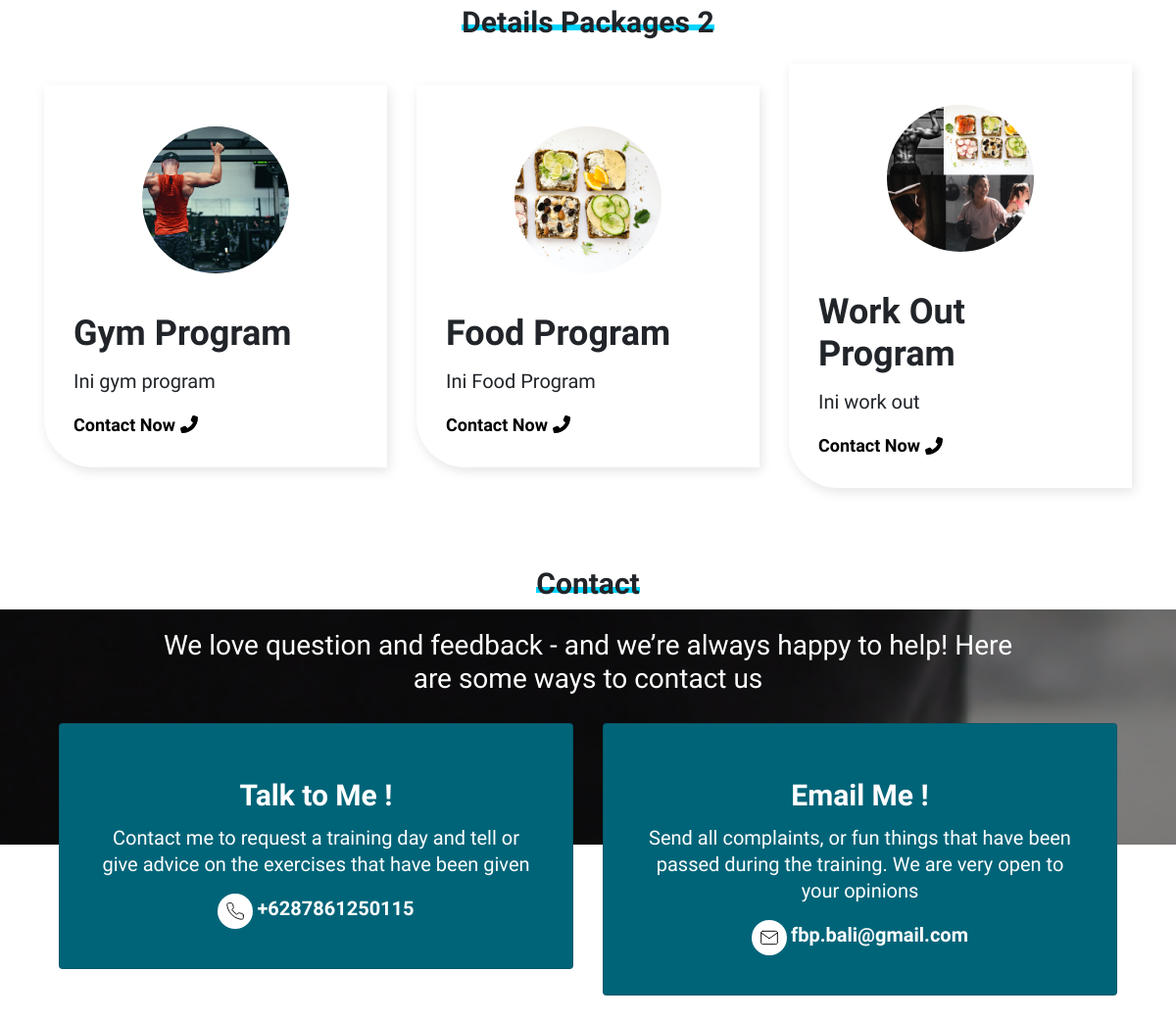
The page /home/detail_packages/15 (middle part) on the database as committed earlier.
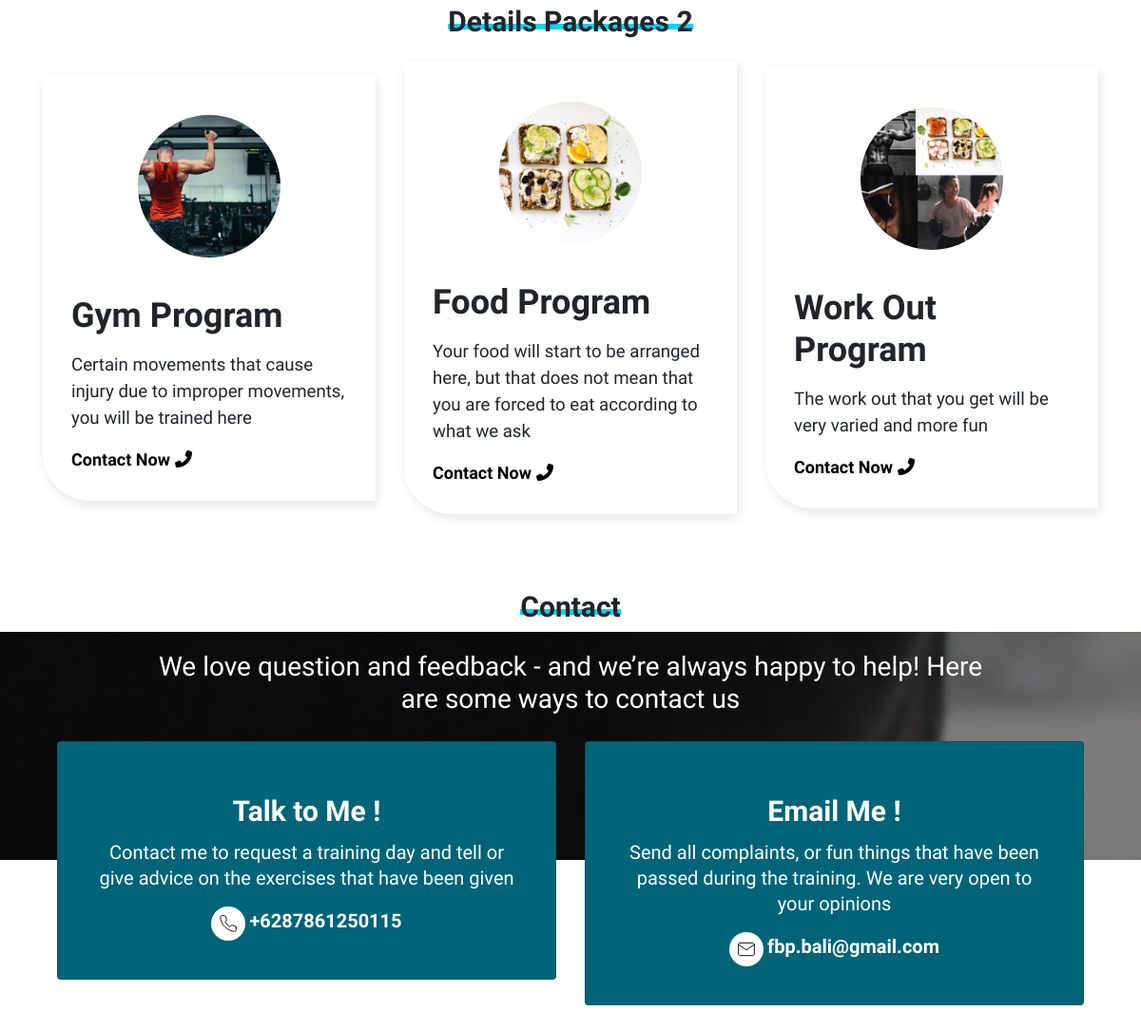
The same page on the database as committed later.
### tables this page shows
CREATE TABLE `packages_details` (
  `id` int(11) NOT NULL,
  `title_packages_details` text NOT NULL,
  `slug_details` varchar(255) NOT NULL,
  `descriptions_details` text NOT NULL,
  `photos_details` varchar(255) NOT NULL,
  `id_packages` int(11) NOT NULL
);

### app/core/Controller.php (called while the page is built, shortened)
<?php
class Controller
{
    public function view($view, $data = [])
    {
        require_once 'app/views/'. $view . '.php';
    }
    public function model($model)
    {
        return new $model;
    }
}

### app/controllers/home.php (called while the page is built, shortened)
<?php
class Home extends Controller
{
    public function detail_packages($id)
    {
        $data['title'] = 'Future Body Project - Packages Details';
        $data['set_active'] = 'our-services';
        $data['packages_details'] = $this->model("Home_model")->getDetailsPackages($id);
        $data['packages_title'] = $this->model("Home_model")->getTitlePackages($id);
        $this->view('home/detail-packages', $data);
    }
}

### app/core/App.php (called while the page is built, shortened)
<?php
class App
{
    protected $method = 'index';
    protected $params = [];
    public function __construct()
    {
        $url = $this->parseURL();
        if (file_exists('app/controllers/'. $url[0] .'.php')) {
            unset($url[0]);
        }
        $this->controller = new $this->controller;
        if (isset($url[1])) {
            if(method_exists($this->controller, $url[1])) {
                $this->method = $url[1];
                unset($url[1]);
            }
        }
        if (!empty($url)) {
            $this->params = array_values($url);
        }
        call_user_func_array([$this->controller, $this->method], $this->params);
    }
    public function parseURL()
    {
        if (isset($_GET['url'])) {
            $url = rtrim($_GET['url'], '/');
            $url = filter_var($url, FILTER_SANITIZE_URL);
            $url = explode('/', $url);
            return $url;
        }
    }
}

### index.php (called while the page is built, shortened)
<?php
$app = new App;

### app/core/Database.php (called while the page is built, shortened)
<?php
class Database
{
    private $host = DB_HOST;
    private $user = DB_USER;
    private $pass = DB_PASS;
    private $name = DB_NAME;
    private $dbh;
    private $stmt;
    public function __construct()
    {
        $dsn = 'mysql:host=' . $this->host . ';dbname=' . $this->name;
        $option = [
            PDO::ATTR_PERSISTENT => true,
            PDO::ATTR_ERRMODE => PDO::ERRMODE_EXCEPTION
        ];
        try {
            $this->dbh = new PDO($dsn, $this->user, $this->pass, $option);
        } catch (PDOException $e) {
            die($e->getMessage());
        }
    }
    public function query($query)
    {
        $this->stmt = $this->dbh->prepare($query);
    }
    public function bind($param, $value, $type = null)
    {
        if (is_null($type)) {
            switch (true) {
                default:
                    $type = PDO::PARAM_STR;
            }
        }
        $this->stmt->bindValue($param, $value, $type);
    }
    public function execute()
    {
        $this->stmt->execute();
    }
    public function resultAll()
    {
        $this->execute();
        return $this->stmt->fetchAll(PDO::FETCH_ASSOC);
    }
    public function single()
    {
        $this->execute();
        return $this->stmt->fetch(PDO::FETCH_ASSOC);
    }
}

### app/models/Home_model.php (called while the page is built, shortened)
<?php
class Home_model
{
    private $db;
    public function __construct()
    {
        $this->db = new Database;
    }
    public function getDetailsPackages($id)
    {
        $this->db->query("SELECT packages_details.*, packages.title_packages FROM packages_details INNER JOIN packages ON packages_details.id_packages = packages.id WHERE packages_details.id_packages = :id_packages");
        $this->db->bind('id_packages',$id);
        return $this->db->resultAll();
    }
    public function getTitlePackages($id)
    {
        $this->db->query("SELECT packages_details.*, packages.title_packages FROM packages_details INNER JOIN packages ON packages_details.id_packages = packages.id WHERE packages_details.id_packages = :id_packages");
        $this->db->bind('id_packages',$id);
        return $this->db->single();
    }
}

### app/views/home/detail-packages.php (the view, shortened to what the changed rows need)
<div class="container" style="margin-top: 5em">
    <div class="row">
        <div class="col-lg-12 col-md-12 text-center">
            <h2 class="text-title">
                <span class="underline-title-text">Details
                    <?= (!isset($data['packages_title']['title_packages'])) ? '' : $data['packages_title']['title_packages']  ?></span>
            </h2>
        </div>
    </div>
</div>
<div class="container">
    <div class="row">
        <?php foreach($data['packages_details'] as $packages_details) :?>
        <div class="col-lg-4 col-md-6 col-sm-6 align-items-center justify-content-center d-flex" data-aos="fade-up"
            data-aos-anchor-placement="top-bottom" data-aos-duration="1000">
            <div class="card-pages-services card mt-3">
                <div class="row no-gutters">
                    <div class="col-lg-12 col-md-12 col-sm-12">
                        <?php if($packages_details['photos_details']) : ?>
                        <img class="mx-auto card-img-top image--cover"
                            src="<?= baseurl ?>/assets/images/<?= $packages_details['photos_details']?>" alt="">
                        <?php else : ?>
                        <img class="mt-0 image--cover" src="<?= baseurl ?>/assets/images/default.jpg" alt="" />
                        <?php endif; ?>
                    </div>
                    <div class="col-lg-12 col-md-12 col-sm-12">
                        <div class="card-body card-body-packages">
                            <h5 class="card-title title-packages-card" style="margin-top: 0;">
                                <?= $packages_details['title_packages_details']?>
                            </h5>
                            <p class="card-text subtitle-packages">
                                <?= html_entity_decode($packages_details['descriptions_details'])?>
                            </p>
                            <a href="https://wa.me/6287861250115?text=Halo%20saya%20ingin%20mulai%20latihan%20!">
                                Contact Now<i class="fas fa-phone-alt" style="margin-left: 5px;"></i></a>
                        </div>
                    </div>
                </div>
            </div>
        </div>
        <?php endforeach;?>
    </div>
</div>
<div class="container-lg" style="margin-top: 5em">
    <div class="row">
        <div class="col-lg-12 col-md-12 text-center">
            <h2 class="text-title">
                <span class="underline-title-text">Contact</span>
            </h2>
        </div>
    </div>
</div>
<div class="bg-contact">
    <h1 class="subtitle-contact">
        We love question and feedback - and we’re always happy to help! Here
        <br />
        are some ways to contact us
    </h1>
</div>

Rows that differ between the two databases and show on the page:
changed packages_details "Gym Program": descriptions_details "Ini gym program" → "Certain movements that cause injury due to improper movements, you will be trained here"
changed packages_details "Food Program": descriptions_details "Ini Food Program" → "Your food will start to be arranged here, but that does not mean that you are forced to eat according to what we ask"
changed packages_details "Work Out Program": descriptions_details "Ini work out" → "The work out that you get will be very varied and more fun"
